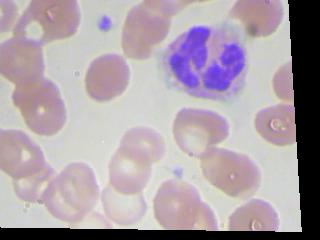
#> input picture ContrastFilter/image.jpeg, 320 x 240 px
$ python linearStretchingContrast.py
#> lines starting #> are read from the running program, lines starting #| are printed output that depends on the picture
#> further down, image is the input picture: shape (240, 320, 3); mean B, G, R 167.5, 159.6, 171.6
### $ExtendedDataSet/spasavanjeSlika.py
import cv2
import os


def spasiSliku(folder, naziv, broj, slika):

	if (os.path.isdir(folder)==False):
		#kreiraj folder
		os.mkdir(folder)

	try:
		cv2.imwrite('./{}/{}{}.jpg'.format(folder, naziv, broj), slika)
	except cv2.error as e:
		print('Slika {}{} nije spasena! Provjeriti da li postoji folder {}'.format(naziv, broj, folder))

### ContrastFilter/linearStretchingContrast.py
import numpy

import cv2
import matplotlib.pyplot as plt
import spasavanjeSlika as ss

from PIL import Image

def normalizeRed(intensity):
    iI = intensity
    minI = 60
    maxI = 215
    minO = 0
    maxO = 255
    iO = (iI - minI) * (((maxO - minO) / (maxI - minI)) + minO)
    return iO


def normalizeGreen(intensity):
    iI = intensity
    minI = 50
    maxI = 215
    minO = 0
    maxO = 255
    iO = (iI - minI) * (((maxO - minO) / (maxI - minI)) + minO)
    return iO


def normalizeBlue(intensity):
    iI = intensity
    minI = 50
    maxI = 215
    minO = 0
    maxO = 255
    iO = (iI - minI) * (((maxO - minO) / (maxI - minI)) + minO)
    return iO

def increaseContrast (image, factor):
#> called with factor = 30
    pil_im = Image.fromarray(image)
    multiBands = pil_im.split()

    normalizedRedBand = multiBands[2].point(normalizeRed)
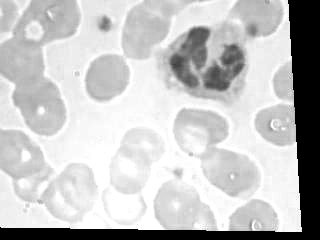
#> normalizedRedBand: PIL image 320x240 L; min 0, max 255, mean 194.4
    normalizedGreenBand = multiBands[1].point(normalizeGreen)
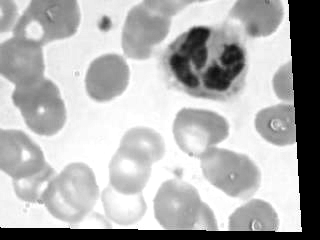
#> normalizedGreenBand: PIL image 320x240 L; min 0, max 255, mean 178.1
    normalizedBlueBand = multiBands[0].point(normalizeBlue)
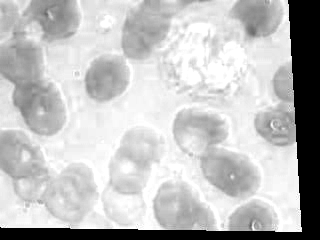
#> normalizedBlueBand: PIL image 320x240 L; min 0, max 255, mean 190.2

    new_pil_im = Image.merge("RGB", (normalizedRedBand, normalizedGreenBand, normalizedBlueBand))
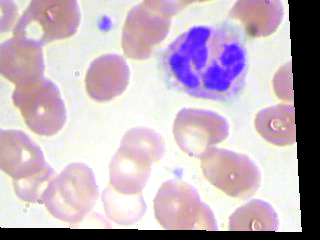
#> new_pil_im: PIL image 320x240 RGB; mean R, G, B 194.4, 178.1, 190.2
    im2 = cv2.cvtColor(numpy.array(new_pil_im), cv2.COLOR_RGB2BGR)
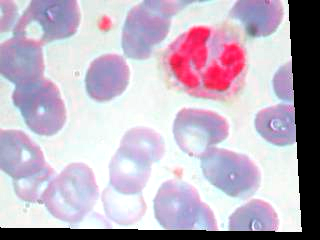
#> im2: shape (240, 320, 3); mean R, G, B 190.2, 178.1, 194.4

    return im2


image = cv2.imread('image.jpeg')
enhancedImage = increaseContrast(image, 30)
plt.subplot(121), plt.imshow(image), plt.title('Originalna slika')
plt.xticks([]), plt.yticks([])
plt.subplot(122), plt.imshow(enhancedImage), plt.title('Poboljšana slika')
plt.xticks([]), plt.yticks([])
plt.show()
#> figure, not shown here; B, G, R data is drawn as R, G, B
ss.spasiSliku("ContrastImages", "image", 2, enhancedImage)
